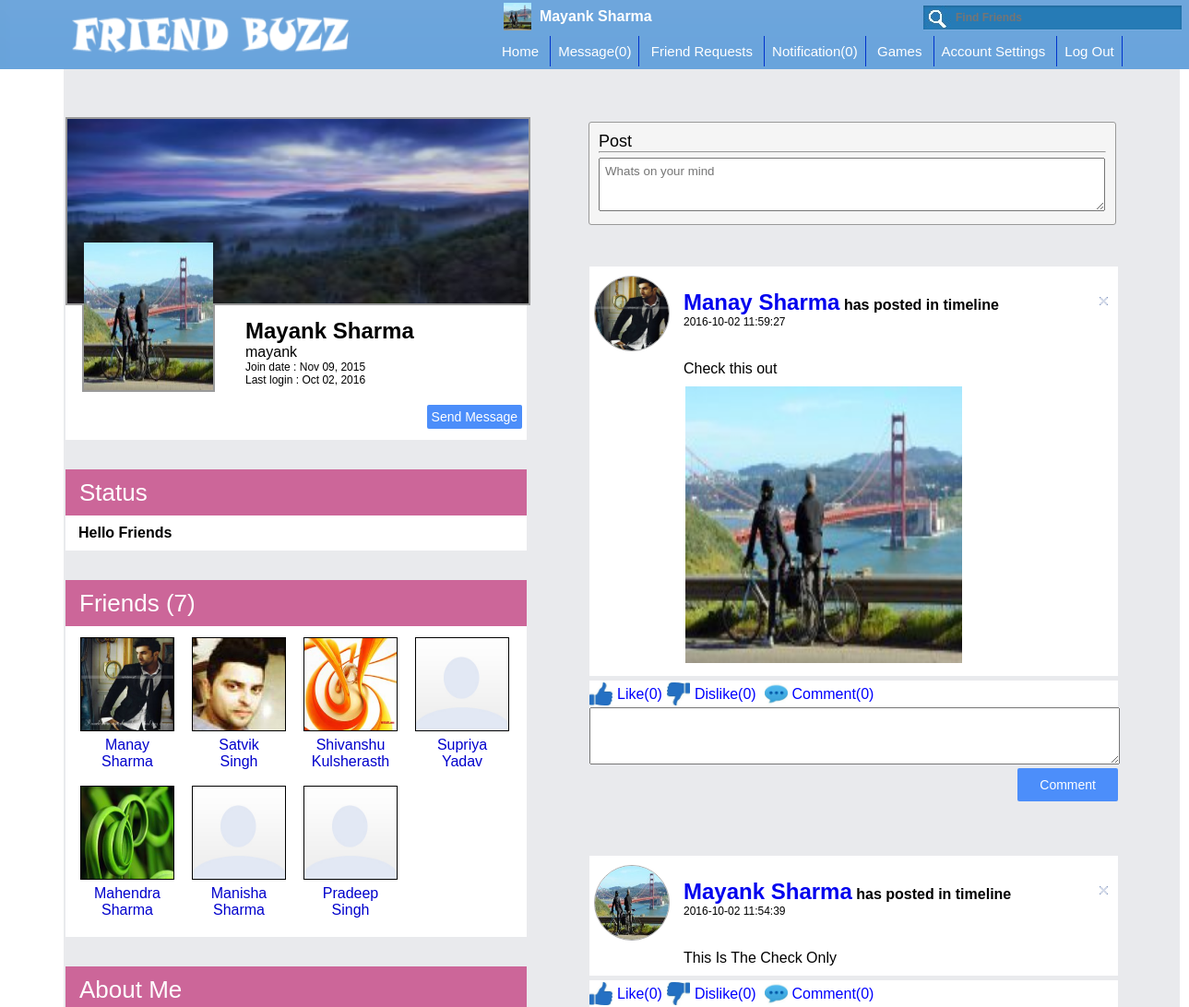
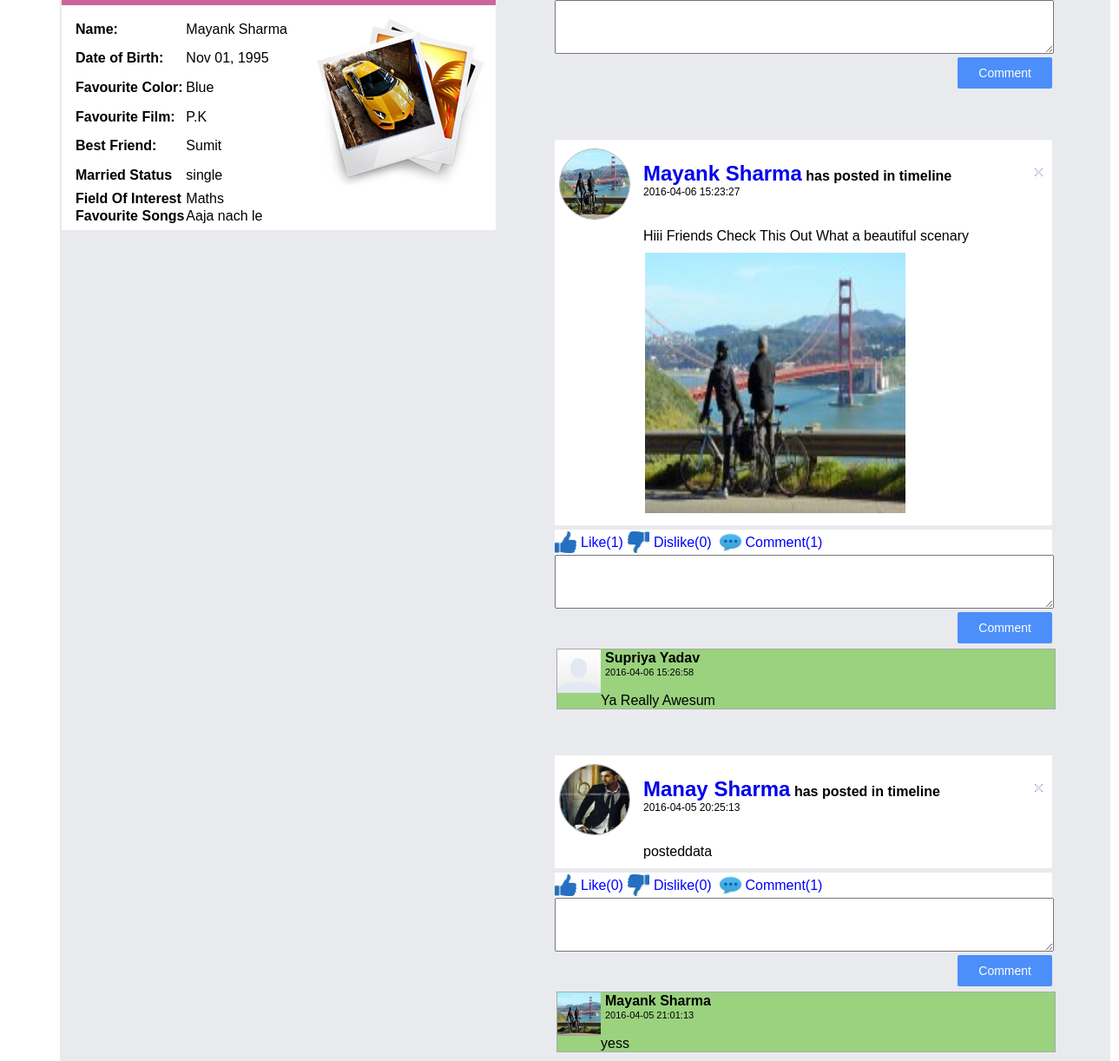
The app's page /home.php?u=mayank (signed in) with its own data (2 pictures, top to bottom).
### tables this page shows
CREATE TABLE IF NOT EXISTS `user` (
  `id` int(11) NOT NULL,
  `f_name` varchar(100) NOT NULL,
  `l_name` varchar(100) NOT NULL,
  `u_name` varchar(100) NOT NULL,
  `u_email` varchar(100) NOT NULL,
  `u_pass` varchar(100) NOT NULL,
  `u_gen` enum('m','f') NOT NULL,
  `u_country` varchar(50) NOT NULL,
  `u_bir_date` date NOT NULL,
  `signup_date` date NOT NULL,
  `lastlogin_date` date NOT NULL,
  `avatar` varchar(255) NOT NULL,
  `timeline` varchar(255) NOT NULL,
  `ip` varchar(255) NOT NULL,
  `notescheck` datetime NOT NULL
);

CREATE TABLE IF NOT EXISTS `status` (
  `id` int(11) NOT NULL,
  `status_id` int(11) NOT NULL,
  `status_user` varchar(16) NOT NULL,
  `statusdata` text NOT NULL,
  `statusdate` datetime NOT NULL
);

CREATE TABLE IF NOT EXISTS `photos` (
  `id` int(11) NOT NULL,
  `user` varchar(16) NOT NULL,
  `gallery` varchar(16) NOT NULL,
  `filename` varchar(255) NOT NULL,
  `description` varchar(255) DEFAULT NULL,
  `uploaddate` datetime NOT NULL
);

CREATE TABLE IF NOT EXISTS `useroptions` (
  `id` int(11) NOT NULL,
  `username` varchar(16) NOT NULL,
  `background` varchar(255) NOT NULL,
  `fav_color` varchar(100) NOT NULL,
  `fav_film` varchar(100) NOT NULL,
  `best_friend` varchar(100) NOT NULL,
  `married_status` enum('single','married','in a relationship','') NOT NULL,
  `field_of_interest` varchar(80) NOT NULL,
  `fav_songs` varchar(80) NOT NULL,
  `theme` varchar(20) NOT NULL,
  `best_score` int(50) NOT NULL,
  `best_time` varchar(20) NOT NULL DEFAULT '99:99:99:999'
);

CREATE TABLE IF NOT EXISTS `posts` (
  `post_id` int(8) NOT NULL,
  `poster` varchar(20) NOT NULL,
  `postto` varchar(20) NOT NULL,
  `post_time` datetime NOT NULL,
  `post` text NOT NULL,
  `post_image` varchar(100) NOT NULL,
  `type` varchar(1) NOT NULL,
  `likes` int(8) NOT NULL,
  `dislikes` int(8) NOT NULL,
  `likefriends` varchar(255) NOT NULL,
  `dislikefriends` varchar(255) NOT NULL
);

CREATE TABLE IF NOT EXISTS `posts_comment` (
  `comment_id` int(10) NOT NULL,
  `post_id` int(8) NOT NULL,
  `commenter` varchar(20) NOT NULL,
  `comment` text NOT NULL,
  `comment_time` datetime NOT NULL,
  `comment_like` int(10) NOT NULL,
  `comment_dislike` int(10) NOT NULL,
  `comment_like_friends` varchar(255) NOT NULL,
  `comment_dislike_friends` varchar(255) NOT NULL,
  `deleted` enum('0','1') NOT NULL
);

### home.php (the view, shortened to what the rows shown need)
<?php
include_once("includes/check_login_status.php");
$u = "";
$profile_pic_btn = "";
$avatar_form = "";
$timeline_pic_btn = "";
$timeline_form = "";
$joindate = "";
$lastsession = "";
if(isset($_GET["u"])){
	$u = preg_replace('#[^a-z0-9]#i', '', $_GET['u']);
} else {
    header("location: index.php");
    exit();
}
$sql = "SELECT * FROM user WHERE u_name='$u' LIMIT 1";
$user_query = mysqli_query($db_conx, $sql);
while ($row = mysqli_fetch_array($user_query, MYSQLI_ASSOC)) {
	$profile_fn = $row["f_name"];
	$profile_ln = $row["l_name"];
	$signup = $row["signup_date"];
	$lastlogin = $row["lastlogin_date"];
	$joindate = strftime("%b %d, %Y", strtotime($signup));
	$avatar = $row["avatar"];
	$timeline = $row["timeline"];
	$lastsession = strftime("%b %d, %Y", strtotime($lastlogin));
	$dt_of_birth = $row["u_bir_date"];
	$dt_of_birth = strftime("%b %d, %Y", strtotime($dt_of_birth));
}
$profile_pic = '<img src="user/'.$u.'/profilepic/'.$avatar.'" alt="'.$u.'" height="160px" width="140px">';
$timeline_pic = '<img src="user/'.$u.'/timelinepic/'.$timeline.'" alt="'.$u.'" height="200px" width="500px">';
?>
<?php
$friendsHTML = '';
$sql = "SELECT COUNT(id) FROM friends WHERE user1='$u' AND accepted='1' OR user2='$u' AND accepted='1'";
$query = mysqli_query($db_conx, $sql);
$query_count = mysqli_fetch_row($query);
$friend_count = $query_count[0];
if($friend_count < 1){
	$friendsHTML = $u." has no friends yet";
} else {
	$max = 8;
	$all_friends = array();
	$sql = "SELECT user2 FROM friends WHERE user1='$u' AND accepted='1' ORDER BY RAND() LIMIT $max";
	$query = mysqli_query($db_conx, $sql);
	while ($row = mysqli_fetch_array($query, MYSQLI_ASSOC)) {
		array_push($all_friends, $row["user2"]);
	}
	$orLogic = '';
	foreach($all_friends as $key => $user){
			$orLogic .= "u_name='$user' OR ";
	}
	$orLogic = chop($orLogic, "OR ");
	$sql = "SELECT u_name, avatar, f_name, l_name FROM user WHERE $orLogic";
	$query = mysqli_query($db_conx, $sql);
	while($row = mysqli_fetch_array($query, MYSQLI_ASSOC)) {
		$friend_firstname = $row["f_name"];
		$friend_lastname = $row["l_name"];
		$friend_username = $row["u_name"];
		$friend_avatar = $row["avatar"];
		if($friend_avatar != ""){
			$friend_pic = 'user/'.$friend_username.'/profilepic/'.$friend_avatar.'';
		} else {
			$friend_pic = 'images/default_pic.jpg';
		}
		$friendsHTML .= '<div class="showfriends"><a href="home.php?u='.$friend_username.'"><img class="friendpics" src="'.$friend_pic.'" alt="'.$friend_username.'" title="'.$friend_username.'"></a><div class="friendname"><a href="home.php?u='.$friend_username.'">'.$friend_firstname.'<br>'.$friend_lastname.'</a></div></div>';
	}
}
?>
<?php
$coverpic = "";
$sql = "SELECT filename FROM photos WHERE user='$u' ORDER BY RAND() LIMIT 1";
$query = mysqli_query($db_conx, $sql);
if(mysqli_num_rows($query) > 0){
	$row = mysqli_fetch_row($query);
	$filename = $row[0];
	$coverpic = '<img src="user/'.$u.'/'.$filename.'" alt="pic" width="100px" height="100px">';
}
?>
<?php
$friends = array();
$myfriend = "";
$posts = "";
$sql1 = "SELECT user2 FROM friends WHERE user1='$u' AND accepted ='1'";
$result1 = mysqli_query($db_conx,$sql1);
while($row1 = mysqli_fetch_assoc($result1)){
array_push($friends , $row1["user2"]);
}
array_push($friends , $u);
foreach($friends as $friend){
$myfriend .= 'poster = "'.$friend.'" OR postto = "'.$friend.'" OR ';
}
$myfriend = substr_replace("$myfriend","",-3);
$sql = "SELECT * FROM posts WHERE $myfriend ORDER BY post_time DESC";
$query = mysqli_query($db_conx, $sql);
while($row = mysqli_fetch_assoc($query)){
	$poster = $row["poster"];
	$postto = $row["postto"];
	$posts .= '<div class = "posts" id="'.$row["post_id"].'">';
	$posts .= '<div id="post">';
	$posts .= '<div id = "image">';
		$query1 = "SELECT f_name , l_name , avatar , u_name FROM user WHERE u_name = '$poster' LIMIT 1";
		$result = mysqli_query($db_conx,$query1);
		$r = mysqli_fetch_assoc($result);
		if($r["avatar"] != ""){
			$pic = 'user/'.$r["u_name"].'/profilepic/'.$r["avatar"].'';
		} else {
			$pic = 'images/default_pic.jpg';
		}
	$posts .= '<img src="'.$pic.'" width="80px" height="80px">';
	$posts .= '</div>';
	$posts .= '<div id="poster_name">';
	$posts .='<span><a href="home.php?u='.$row["poster"].'">'.$r["f_name"].' '.$r["l_name"].'</a></span>&nbsp;';
	if($row["type"] == 'a'){
	$posts .='has posted in timeline';
	}else{
		$q1 = mysqli_query($db_conx,"SELECT f_name,l_name from user WHERE u_name = '$postto' LIMIT 1");
		$r1 = mysqli_fetch_assoc($q1);
	$posts .='has posted in <a href="home.php?u='.$row["postto"].'">'.$r1["f_name"].' '.$r1["l_name"].'&prime;s</a> timeline';
	}
	$posts .= '</div>';
	if($row["poster"]==$log_username||$row["postto"]==$log_username){
	$posts .= '<div id = "close">';
	$posts .='<a href="home.php?u='.$u.'&amp;deletepost='.$row["post_id"].'"><img src="images/close.png" width="21px" height="25px"></a>';
	$posts .='</div>';
	}
	$posts .='<div id = "posttime">'.$row["post_time"].'</div>';
	$posts .='<div id = "actualpost">';
	if($row["post"] != ""){
	$posts .='<div id = "posttext">'.$row["post"].'</div>';
	}
	if($row["post_image"] != ""){
	$postedimage = 'posted_images/'.$row["post_image"].'';
	$posts .='<div id = "postimage"><img src="'.$postedimage.'" width="300px" height="300px"></div>';
	}
	$posts .= '</div>';
	$posts .= '</div>';
	$posts .= '<div class="ldc">';
	$friendsliked = $row["likefriends"];
	$friendsdisliked = $row["dislikefriends"];
	if(strchr("$friendsliked","$log_username")=='0'){
	$posts .= '<a href = "home.php?u='.$u.'&amp;likepost='.$row["post_id"].'"><img src="images/like.jpg" width="25px" height="25px"></a><span><a href="home.php?u='.$u.'&amp;showlikefriends='.$row["post_id"].'">Like('.$row["likes"].')</a></span>';
	}else{
	$posts .= '<a href = "home.php?u='.$u.'&amp;likepost='.$row["post_id"].'"><img src="images/like2.jpg" width="25px" height="25px"></a><span><a href="home.php?u='.$u.'&amp;showlikefriends='.$row["post_id"].'">Like('.$row["likes"].')</a></span>';
	}
	if(strchr("$friendsdisliked","$log_username")=='0'){
	$posts .= '<a href = "home.php?u='.$u.'&amp;dislikepost='.$row["post_id"].'"><img src="images/dislike.jpg" width="25px" height="25px"></a><span><a href="home.php?u='.$u.'&amp;showdislikefriends='.$row["post_id"].'">Dislike('.$row["dislikes"].')</a></span>';
	}else{
	$posts .= '<a href = "home.php?u='.$u.'&amp;dislikepost='.$row["post_id"].'"><img src="images/dislike2.jpg" width="25px" height="25px"></a><span><a href="home.php?u='.$u.'&amp;showdislikefriends='.$row["post_id"].'">Dislike('.$row["dislikes"].')</span></a>';
	}
	$post_id =$row["post_id"];
	$sql0 = "SELECT * FROM posts_comment WHERE post_id = '$post_id' ORDER BY comment_time DESC";
	$query0=mysqli_query($db_conx,$sql0);
	$row_count0 = mysqli_num_rows($query0);
	$posts .= '&nbsp;<a href = "home.php?u='.$u.'&amp;commentpost='.$row["post_id"].'"><span><img src="images/comment.jpg" width="25px" height="25px" style="position:relative; top:7px;">&nbsp;Comment('.$row_count0.')</span></a>';
	$posts .= '</div>';
	$posts .= '<div id="commentreply"><form action="home.php?u='.$u.'&amp;comment='.$post_id.'" method="POST"><textarea name ="commentis"></textarea><br><input type="submit" value="Comment" name="commenting"></form></div>';
	while($row0=mysqli_fetch_assoc($query0)){
	$posts .='<div id="comments">';
	$commenteruname = $row0["commenter"];
	$sql9 = "SELECT f_name,l_name,u_name,avatar from user WHERE u_name='$commenteruname' LIMIT 1";
	$query9=mysqli_query($db_conx, $sql9);
	$row9 = mysqli_fetch_assoc($query9);
	if($row9["avatar"] != ""){
		$commenterpic = 'user/'.$row9["u_name"].'/profilepic/'.$row9["avatar"].'';
	} else {
		$commenterpic = 'images/default_pic.jpg';
	}
	$posts .='<div id="commenter_pic"><img src="'.$commenterpic.'" width="50px" height="50px"></div>';
	$posts .='<div id="commenter_name">'.$row9["f_name"].' '.$row9["l_name"].'</div>';
	$posts .='<div id="commenter_time">'.$row0["comment_time"].'</div>';
	$posts .='<div id="commenter_comment">'.$row0["comment"].'</div>';
	$posts .='</div>';
	}
	$posts .= '</div>';
}
?>
<?php
$status = '';
$sql = "SELECT * FROM status WHERE status_user = '$u' ORDER BY id DESC LIMIT 1";
$query = mysqli_query($db_conx,$sql);
while($row = mysqli_fetch_assoc($query)){
 $status = $row["statusdata"];
}
?>
<?php
$fav_color = '';
$fav_film = '';
$best_friend = '';
$married_status = '';
$sql = "SELECT * FROM useroptions WHERE username = '$u' LIMIT 1";
$query = mysqli_query($db_conx,$sql);
while($row=mysqli_fetch_assoc($query)){
	$fav_color=$row["fav_color"];
	$fav_film = $row["fav_film"];
	$best_friend = $row["best_friend"];
	$married_status = $row['married_status'];
	$field_of_interest = $row['field_of_interest'];
	$fav_songs = $row["fav_songs"];
}
?>
<!DOCTYPE Html>
<html>
	<head>
        <link rel="stylesheet" type="text/css" href="styles/styles.css">
	</head>
<body>
<?php
include("includes/header.php");
?>
    <div id="page_middle">
    	<div id="page_middle_content">
        <table id="leftcontent">
        	<tr>
            	<td>
        			<div id="profilepicbox">
            			<div id="timelinepic">
                        	<?php echo $timeline_pic_btn; ?><?php echo $timeline_form; ?><?php echo $timeline_pic; ?>
                		</div>
                		<div id="profilepic">
                			<?php echo $profile_pic_btn; ?><?php echo $avatar_form; ?><?php echo $profile_pic; ?>
                		</div>
                		<div id="profilename">
                			<span><?php echo $profile_fn.' '.$profile_ln; ?></span><br>
                    		<?php echo $u; ?><br>
                    		<div>Join date : <?php echo $joindate; ?></div>
                    		<div>Last login : <?php echo $lastsession; ?></div>
                		</div>
       	  			</div>
            	</td>
     		</tr>
            <tr>
            	<td>
                	<div id="friendlistbox">
                    	<div id="friendlisthead">
                        	Status
                        </div>
                        <div id="friendlistbody" style="padding-bottom:10px; font-weight:bold">
                        	<?php  echo $status; ?>
                        </div>
                    </div>
                </td>
        	</tr>
            <tr>
            	<td>
                	<div id="friendlistbox">
                        <div id="friendlistbody">
                        	<?php echo $friendsHTML; ?>
                        </div>
                    </div>
                </td>
          	</tr>
            <tr>
            	<td>
                	<div id="friendlistbox">
                        <div id="friendlistbody">
                        	<table border="0">
                            	<tr><td id="dobold">Name:</td><td><?php echo $profile_fn.' '.$profile_ln; ?></td>
                                	<td rowspan="6">
                                    	<div id="photoframebox">
                                    		<div id="photoframe" onclick="window.location = 'photos.php?u=<?php echo $u; ?>';" title="view <?php echo $u; ?>&#39;s photo galleries"> <?php echo $coverpic; ?>
                                            </div>
                                    	</div>
                                  	</td>
                                </tr>
                                <tr><td id="dobold">Date of Birth:</td><td><?php echo $dt_of_birth; ?></td><td></td></tr>
                                <tr><td id="dobold">Favourite Color:</td><td><?php echo $fav_color;   ?></td><td></td></tr>
                                <tr><td id="dobold">Favourite Film:</td><td><?php echo $fav_film;  ?></td><td></td></tr>
                                <tr><td id="dobold">Best Friend:</td><td><?php echo $best_friend; ?></td><td></td></tr>
                                <tr><td id="dobold">Married Status</td><td><?php echo $married_status; ?></td><td></td></tr>
                                <tr><td id="dobold">Field Of Interest</td><td><?php echo $field_of_interest; ?></td><td></td></tr>
                                <tr><td id="dobold">Favourite Songs</td><td><?php echo $fav_songs; ?></td><td></td></tr>
                        	</table>
                        </div>
                    </div>
                </td>
          	</tr>
  		</table>
        <div id="posteddata">
            <?php
             	echo $posts;
			?>
            </div>
      	</div>
    </div>

### includes/header.php (shortened to what the rows shown need)
<?php
	include_once("includes/db_conx.php");
	$log_username=$_SESSION['username'];
	$sql="SELECT * from user WHERE u_name='$log_username'";
	$user_query = mysqli_query($db_conx, $sql);
	while ($row = mysqli_fetch_array($user_query, MYSQLI_ASSOC)) {
	$loggeduser_fn = $row["f_name"];
	$loggeduser_ln = $row["l_name"];
	$loggeduser_username = $row["u_name"];
	$loggeduser_profilepic = $row["avatar"];
}
if($loggeduser_profilepic==""){
	$loggedusersprofilepic='<img src="images/default_pic.jpg" width=30px height=30px />';
}else{
	$loggedusersprofilepic='<img src="user/'.$loggeduser_username.'/profilepic/'.$loggeduser_profilepic.'" width=30px height=30px />';
}
?>
<?php $loginLink = '<a href="home.php?u='.$log_username.'">'.$loggeduser_fn.' '.$loggeduser_ln.'</a>' ?>
<div id="page_top">
    	<div id="page_top_wrap">
            <div id="page_top_rest">
            	<div id="search_box_container"><div id="showname"><?php echo $loggedusersprofilepic; ?><span><?php echo $loginLink; ?></span></div></div>
            </div>
        </div>
    </div>

### records on screen
user: u_name+avatar (picture), f_name "Mayank", l_name "Sharma", timeline (picture), avatar (picture), signup_date "Nov 09, 2015", lastlogin_date "Oct 02, 2016", u_bir_date "Nov 01, 1995"
status: statusdata "Hello Friends"
user: u_name+avatar (picture), f_name "Manay", l_name "Sharma"
user: u_name+avatar (picture), f_name "Satvik", l_name "Singh"
user: u_name+avatar (picture), f_name "Shivanshu", l_name "Kulsherasth"
user: f_name "Supriya", l_name "Yadav"
user: u_name+avatar (picture), f_name "Mahendra", l_name "Sharma"
user: f_name "Manisha", l_name "Sharma"
user: f_name "Pradeep", l_name "Singh"
photos: filename (picture)
useroptions: fav_color "Blue", fav_film "P.K", best_friend "Sumit", married_status "single", field_of_interest "Maths", fav_songs "Aaja nach le"
posts: user.u_name+avatar (picture), user.f_name "Manay", user.l_name "Sharma", type "has posted in timeline", post_time "2016-10-02 11:59:27", post "Check this out", post_image (picture), likes "0", dislikes "0", row_count0 "0"
posts: user.u_name+avatar (picture), user.f_name "Mayank", user.l_name "Sharma", type "has posted in timeline", post_time "2016-10-02 11:54:39", post "This Is The Check Only", likes "0", dislikes "0", row_count0 "0"
posts: user.u_name+avatar (picture), user.f_name "Mayank", user.l_name "Sharma", type "has posted in timeline", post_time "2016-04-06 15:23:27", post "Hiii Friends Check This Out What a beautiful scenary", post_image (picture), likes "1", dislikes "0", row_count0 "1"
posts_comment: shows a picture, user.f_name "Supriya", user.l_name "Yadav", comment_time "2016-04-06 15:26:58", comment "Ya Really Awesum"
posts: user.u_name+avatar (picture), user.f_name "Manay", user.l_name "Sharma", type "has posted in timeline", post_time "2016-04-05 20:25:13", post "posteddata", likes "0", dislikes "0", row_count0 "1"
posts_comment: user.u_name+avatar (picture), user.f_name "Mayank", user.l_name "Sharma", comment_time "2016-04-05 21:01:13", comment "yess"

### other values on screen
$row_count "0"
$noofrows "0"
$u "mayank"
$friends_view_all_link "Friends (7)"
